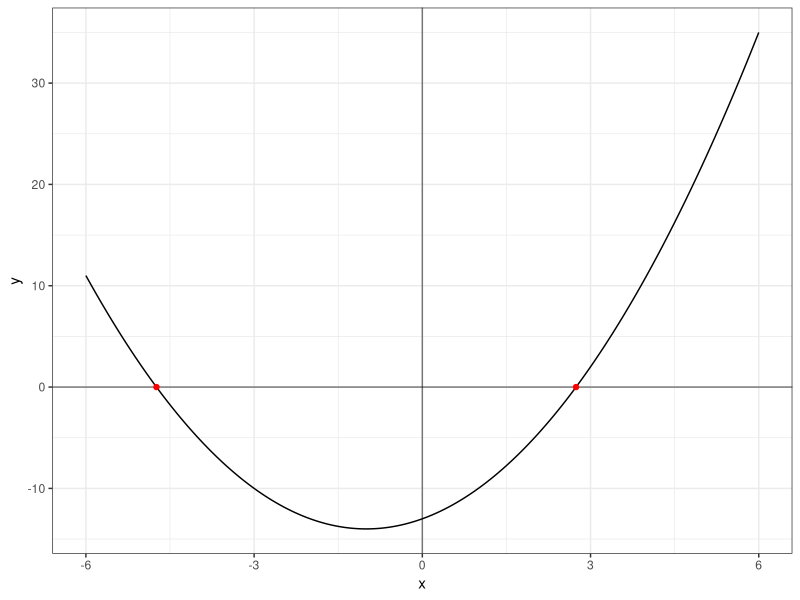

The R source for this figure:
## ---- chunk 1
#| echo: false

default_chunk_hook  <- knitr::knit_hooks$get("chunk")

latex_font_size <- c("Huge", "huge", "LARGE", "Large", 
                     "large", "normalsize", "small", 
                     "footnotesize", "scriptsize", "tiny")

knitr::knit_hooks$set(chunk = function(x, options) {
  x <- default_chunk_hook(x, options)
  if(options$size %in% latex_font_size) {
    paste0("\n \\", options$size, "\n\n", 
      x, 
      "\n\n \\normalsize"
    )
  } else {
    x
  }
})

## ---- chunk 2
#| label: load-packages
#| include: false
library(tidyverse)
library(palmerpenguins)
## ---- chunk 3
#| label: fig-one-quadratic
#| fig-cap: "Graph of the quadratic."
#| fig-width: 5
#| fig-height: 3
#| scale: "80%"
#| fig-align: "center"
#| size: scriptsize 
dat <- tibble(x=seq(-6, 6, length.out=1000))|>
mutate(y = x^2 + 2*x -13)

ggplot(data=dat)+
geom_line(aes(x=x, y=y))+
geom_hline(yintercept=0, alpha=0.50)+
geom_vline(xintercept=0, alpha=0.50)+
theme_bw()+
labs(x="x", y="y")+
annotate("point", x=-1-sqrt(14), y=0, color="red")+
annotate("point", x=-1+sqrt(14), y=0, color="red")
## ---- chunk 4
#| label: tbl-points
#| tbl-cap: "Table of values of the quadratic."
#| tbl-align: "center"
#| size: scriptsize
tibble(x = c(-5, -1-sqrt(14), 0, -1+sqrt(14), 5)) |>
mutate(y = x^2 + 2*x -13)|>
knitr::kable(digits=4)
